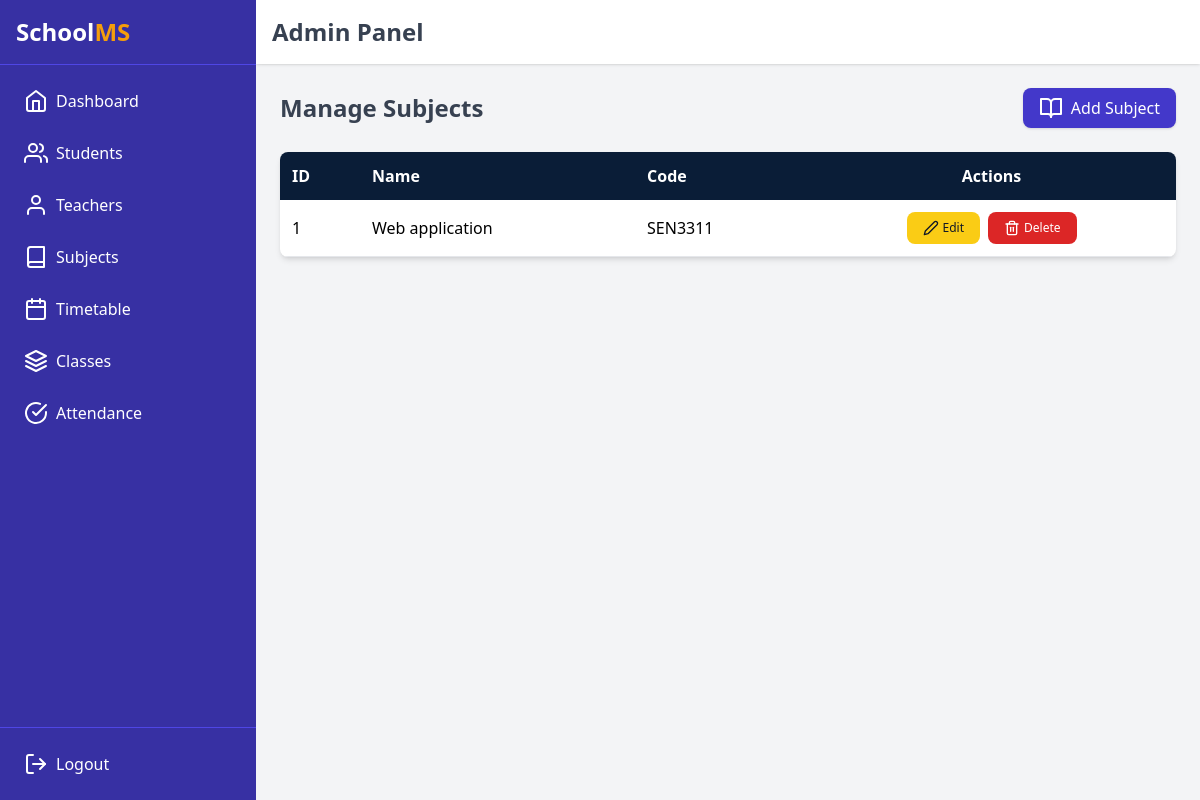
The app's page /academics/subjects/ with its own data.
### academics/models.py (models this page shows, shortened)
class Subject(models.Model):
    class Meta:
        permissions = [
            ("manage_subject", "Can manage subject"),
        ]
    name = models.CharField(max_length=100)
    code = models.CharField(max_length=20, unique=True)

### academics/views.py (the view)
# urls.py: path("subjects/", views.manage_subjects, name="manage_subjects"),
def manage_subjects(request):
    subjects = Subject.objects.all().order_by("name")
    return render(request, "academics/manage_subjects.html", {"subjects": subjects})

### academics/templates/academics/manage_subjects.html
{% extends "admin_base.html" %}
{% load static %}
{% block content %}
<div class="flex justify-between items-center mb-6">
  <h1 class="text-2xl font-bold text-gray-700">Manage Subjects</h1>
  <a href="{% url 'add_subject' %}" class="flex items-center space-x-2 bg-indigo-700 hover:bg-indigo-800 text-white px-4 py-2 rounded-lg shadow transition">
    <i data-feather="book-open"></i>
    <span>Add Subject</span>
  </a>
</div>
<div class="overflow-x-auto bg-white shadow-md rounded-lg">
  <table class="w-full text-left border-collapse">
    <thead class="bg-[#0A1D37] text-white">
      <tr>
        <th class="p-3">ID</th>
        <th class="p-3">Name</th>
        <th class="p-3">Code</th>
        <th class="p-3 text-center">Actions</th>
      </tr>
    </thead>
    <tbody>
      {% for subject in subjects %}
      <tr class="border-b hover:bg-gray-100">
        <td class="p-3">{{ subject.id }}</td>
        <td class="p-3">{{ subject.name }}</td>
        <td class="p-3">{{ subject.code|truncatewords:15 }}</td>
        <td class="p-3 flex gap-2 justify-center">
          <a href="{% url 'edit_subject' subject.id %}" class="flex items-center bg-yellow-400 text-gray-900 px-4 py-2 rounded-lg hover:bg-yellow-500 text-xs font-medium">
            <i data-feather="edit-2" class="w-4 h-4 mr-1"></i> Edit
          </a>
          <a href="{% url 'delete_subject' subject.id %}" onclick="return confirm('Are you sure you want to delete this subject?');" class="flex items-center bg-red-600 text-white px-4 py-2 rounded-lg hover:bg-red-700 text-xs font-medium">
            <i data-feather="trash-2" class="w-4 h-4 mr-1"></i> Delete
          </a>
        </td>
      </tr>
      {% empty %}
      <tr><td colspan="4" class="p-3 text-center text-gray-500">No subjects found.</td></tr>
      {% endfor %}
    </tbody>
  </table>
</div>
{% endblock %}

### records on screen
Subject: id "1", name "Web application", code "SEN3311"
